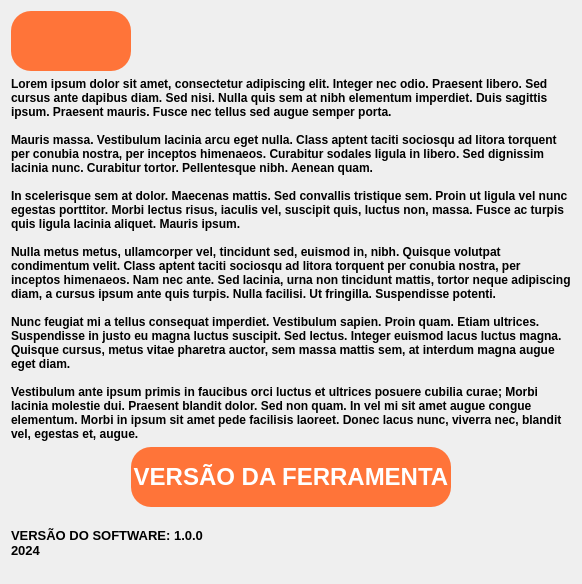
      <widget class="QWidget" name="sobre">
       <layout class="QVBoxLayout" name="verticalLayout_4">
        <item>
         <layout class="QHBoxLayout" name="horizontalLayout_13">
          <item alignment="Qt::AlignLeft|Qt::AlignTop">
           <widget class="QPushButton" name="pushButton_voltar_sobre">
            <property name="sizePolicy">
             <sizepolicy hsizetype="Fixed" vsizetype="Fixed">
              <horstretch>100</horstretch>
              <verstretch>0</verstretch>
             </sizepolicy>
            </property>
            <property name="minimumSize">
             <size>
              <width>120</width>
              <height>60</height>
             </size>
            </property>
            <property name="maximumSize">
             <size>
              <width>120</width>
              <height>60</height>
             </size>
            </property>
            <property name="font">
             <font>
              <pointsize>14</pointsize>
              <weight>75</weight>
              <bold>true</bold>
             </font>
            </property>
            <property name="cursor">
             <cursorShape>PointingHandCursor</cursorShape>
            </property>
            <property name="styleSheet">
             <string notr="true">QPushButton {
	background-color: #FF7439;
	border-radius: 20px;
	border: none;
	color: #fff;
}

QPushButton:hover {
	background-color: #c8592d;
}

QPushButton:pressed {
	background-color: #c8592d;
}</string>
            </property>
            <property name="text">
             <string/>
            </property>
           </widget>
          </item>
          <item>
           <spacer name="verticalSpacer_sobre_2">
            <property name="orientation">
             <enum>Qt::Vertical</enum>
            </property>
            <property name="sizeType">
             <enum>QSizePolicy::Minimum</enum>
            </property>
            <property name="sizeHint" stdset="0">
             <size>
              <width>20</width>
              <height>40</height>
             </size>
            </property>
           </spacer>
          </item>
         </layout>
        </item>
        <item>
         <widget class="QLabel" name="label_5">
          <property name="sizePolicy">
           <sizepolicy hsizetype="Preferred" vsizetype="Expanding">
            <horstretch>0</horstretch>
            <verstretch>0</verstretch>
           </sizepolicy>
          </property>
          <property name="font">
           <font>
            <weight>75</weight>
            <bold>true</bold>
           </font>
          </property>
          <property name="styleSheet">
           <string notr="true">background-color: none;</string>
          </property>
          <property name="text">
           <string>Lorem ipsum dolor sit amet, consectetur adipiscing elit. Integer nec odio. Praesent libero. Sed cursus ante dapibus diam. Sed nisi. Nulla quis sem at nibh elementum imperdiet. Duis sagittis ipsum. Praesent mauris. Fusce nec tellus sed augue semper porta.

Mauris massa. Vestibulum lacinia arcu eget nulla. Class aptent taciti sociosqu ad litora torquent per conubia nostra, per inceptos himenaeos. Curabitur sodales ligula in libero. Sed dignissim lacinia nunc. Curabitur tortor. Pellentesque nibh. Aenean quam.

In scelerisque sem at dolor. Maecenas mattis. Sed convallis tristique sem. Proin ut ligula vel nunc egestas porttitor. Morbi lectus risus, iaculis vel, suscipit quis, luctus non, massa. Fusce ac turpis quis ligula lacinia aliquet. Mauris ipsum.

Nulla metus metus, ullamcorper vel, tincidunt sed, euismod in, nibh. Quisque volutpat condimentum velit. Class aptent taciti sociosqu ad litora torquent per conubia nostra, per inceptos himenaeos. Nam nec ante. Sed lacinia, urna non tincidunt mattis, tortor neque adipiscing diam, a cursus ipsum ante quis turpis. Nulla facilisi. Ut fringilla. Suspendisse potenti.

Nunc feugiat mi a tellus consequat imperdiet. Vestibulum sapien. Proin quam. Etiam ultrices. Suspendisse in justo eu magna luctus suscipit. Sed lectus. Integer euismod lacus luctus magna. Quisque cursus, metus vitae pharetra auctor, sem massa mattis sem, at interdum magna augue eget diam.

Vestibulum ante ipsum primis in faucibus orci luctus et ultrices posuere cubilia curae; Morbi lacinia molestie dui. Praesent blandit dolor. Sed non quam. In vel mi sit amet augue congue elementum. Morbi in ipsum sit amet pede facilisis laoreet. Donec lacus nunc, viverra nec, blandit vel, egestas et, augue.</string>
          </property>
          <property name="textFormat">
           <enum>Qt::PlainText</enum>
          </property>
          <property name="scaledContents">
           <bool>true</bool>
          </property>
          <property name="wordWrap">
           <bool>true</bool>
          </property>
          <property name="margin">
           <number>5</number>
          </property>
         </widget>
        </item>
        <item alignment="Qt::AlignHCenter|Qt::AlignVCenter">
         <widget class="QPushButton" name="pushButton_versao_qt">
          <property name="sizePolicy">
           <sizepolicy hsizetype="Fixed" vsizetype="Fixed">
            <horstretch>0</horstretch>
            <verstretch>0</verstretch>
           </sizepolicy>
          </property>
          <property name="minimumSize">
           <size>
            <width>320</width>
            <height>60</height>
           </size>
          </property>
          <property name="font">
           <font>
            <pointsize>18</pointsize>
            <weight>75</weight>
            <bold>true</bold>
           </font>
          </property>
          <property name="cursor">
           <cursorShape>PointingHandCursor</cursorShape>
          </property>
          <property name="styleSheet">
           <string notr="true">QPushButton {
	background-color: #FF7439;
	border-radius: 20px;
	border: none;
	color: #fff;
}

QPushButton:pressed {
	background-color: #c8592d;
}

QPushButton:hover {
	background-color: #c8592d;
}</string>
          </property>
          <property name="text">
           <string>VERSÃO DA FERRAMENTA</string>
          </property>
         </widget>
        </item>
        <item>
         <layout class="QHBoxLayout" name="horizontalLayout_14">
          <item alignment="Qt::AlignLeft|Qt::AlignBottom">
           <widget class="QLabel" name="label_versao_soft">
            <property name="sizePolicy">
             <sizepolicy hsizetype="Preferred" vsizetype="Fixed">
              <horstretch>0</horstretch>
              <verstretch>0</verstretch>
             </sizepolicy>
            </property>
            <property name="minimumSize">
             <size>
              <width>250</width>
              <height>60</height>
             </size>
            </property>
            <property name="maximumSize">
             <size>
              <width>250</width>
              <height>60</height>
             </size>
            </property>
            <property name="font">
             <font>
              <pointsize>10</pointsize>
              <weight>75</weight>
              <bold>true</bold>
             </font>
            </property>
            <property name="styleSheet">
             <string notr="true">background-color: none;</string>
            </property>
            <property name="text">
             <string>VERSÃO DO SOFTWARE: 1.0.0
2024</string>
            </property>
           </widget>
          </item>
          <item>
           <spacer name="verticalSpacer_sobre">
            <property name="orientation">
             <enum>Qt::Vertical</enum>
            </property>
            <property name="sizeType">
             <enum>QSizePolicy::Fixed</enum>
            </property>
            <property name="sizeHint" stdset="0">
             <size>
              <width>20</width>
              <height>40</height>
             </size>
            </property>
           </spacer>
          </item>
         </layout>
        </item>
       </layout>
      </widget>
